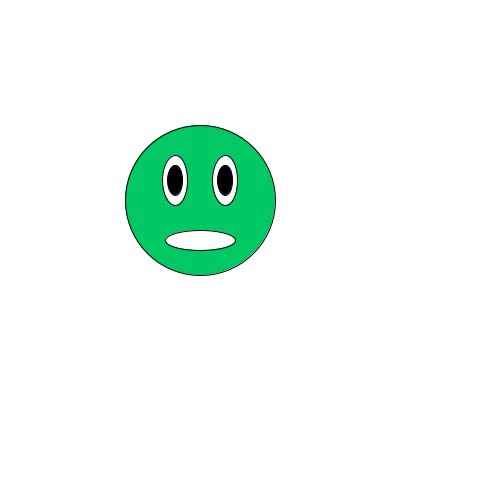
Frame 1 (no input)
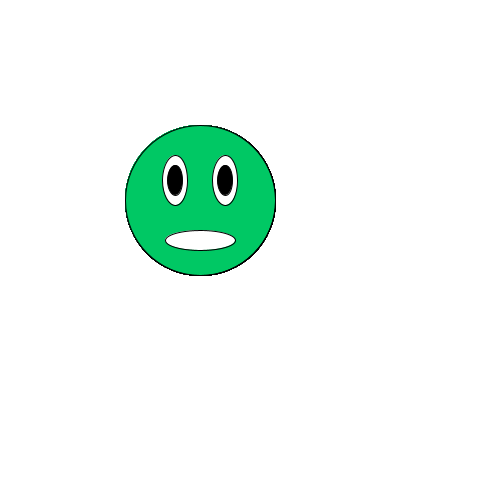
Frame 60 (the mouse pressed at the canvas centre just before this capture)
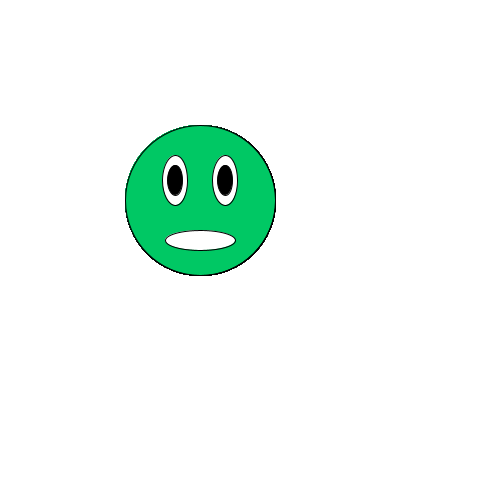
Frame 120 (the mouse held since frame 60 and released just before this capture)

The Processing sketch that drew these frames (run headless with seeded random() and noise(); from frame 60 on, the mouse is pressed at the canvas centre):

// Processing sketch: face
// ── face.pde
void setup() {
  size(500, 500);
  background(255, 255, 255);
}
int x = 200;
int y = 200;
void draw()  {
   drawFace(x, y);
}
    

void drawFace(int x, int y){
  
  // face
  fill(0, 200, 100);
  ellipse(x, y, 150, 150);  
  
  // eyes
  fill(255, 255, 255);
  ellipse(x + 25, y - 20, 25, 50); 
  ellipse(x - 25, y - 20, 25, 50);  
  
  // eyeballs
  fill(0, 0, 0);
  ellipse(x + 25, y - 20, 15, 30); 
  ellipse(x - 25, y - 20, 15, 30); 

  // worried mouth
  fill(255, 255, 255);
  ellipse(x, y + 40, 70, 20);
}
  
void keyPressed()  {
  if (keyCode == UP) {
   y = y - 2;
    
  }
}

  
